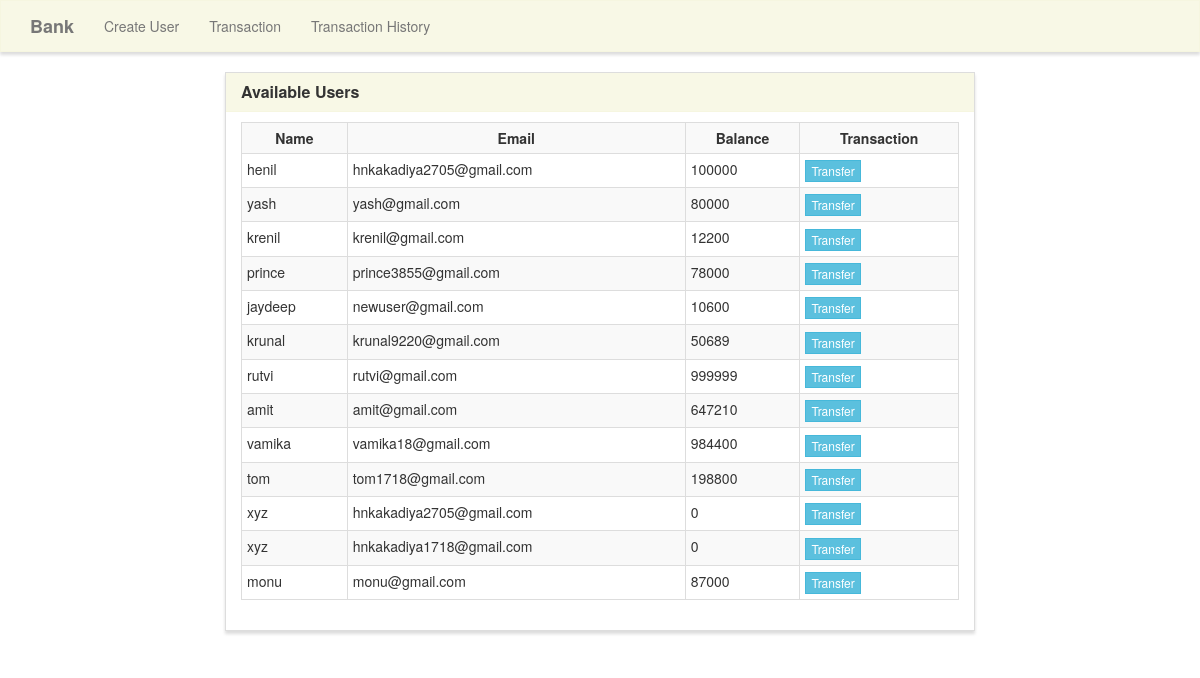
The app's page /transaction/, older data.
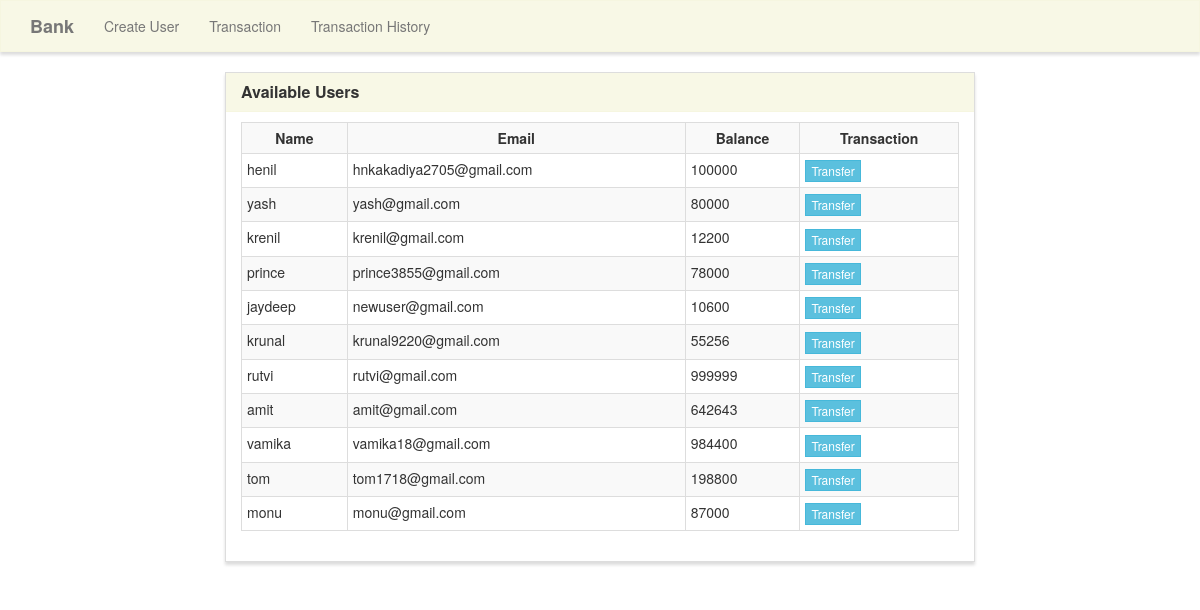
The same page, newer data.
### Bank/models.py (models this page shows, shortened)
class Userform(models.Model):
    name        = models.CharField(max_length=50)
    email       = models.EmailField(max_length=254)
    balance     = models.IntegerField(default=0)

### Bank/views.py (the view)
# urls.py: path('transaction/',views.transaction, name='transaction'),
def transaction(request):
    users = Userform.objects.all()
    context = {
        'users' : users
    }
    return render(request, 'Bank/transaction.html', context)

### Bank/templates/Bank/transaction.html (shortened to what this page needs)
{% extends "Bank/base.html" %}
{% block main %}
<div class="row">
    <div class="col-lg-8 col-lg-offset-2">
        <div class="panel panel-default">
            <div class="panel-heading">
                <h3 class="panel-title">Available Users</h3>
            </div>
            <ul class="list-group">
                <li class="list-group-item">
                    <table class="table table-striped table-condensed table-bordered">
                        <tr>
                            <th class="text-center">Name</th>
                            <th class="text-center">Email</th>
                            <th class="text-center">Balance</th>
                            <th class="text-center">Transaction</th>
                        </tr>
                        {% for user in users %}
                        <tr>
                            <td class="py-2">{{ user.name }}</td>
                            <td class="py-2">{{ user.email }}</td>
                            <td class="py-2">{{ user.balance }}</td>
                            <td class="py-2"><a href="{% url 'transfer' user.id %}" class="btn btn-info btn-xs">Transfer</a> &nbsp; </td>
                        </tr>
                        {% endfor %}
                    </table>
                </li>
            </ul>
        </div>
    </div>
</div>
{% endblock %}

Row changes from the older to the newer data that the page shows:
removed Userform: name "xyz", email "hnkakadiya2705@gmail.com", balance "0"
removed Userform: name "xyz", email "hnkakadiya1718@gmail.com", balance "0"
changed Userform "krunal": balance "50689" → "55256"
changed Userform "amit": balance "647210" → "642643"
